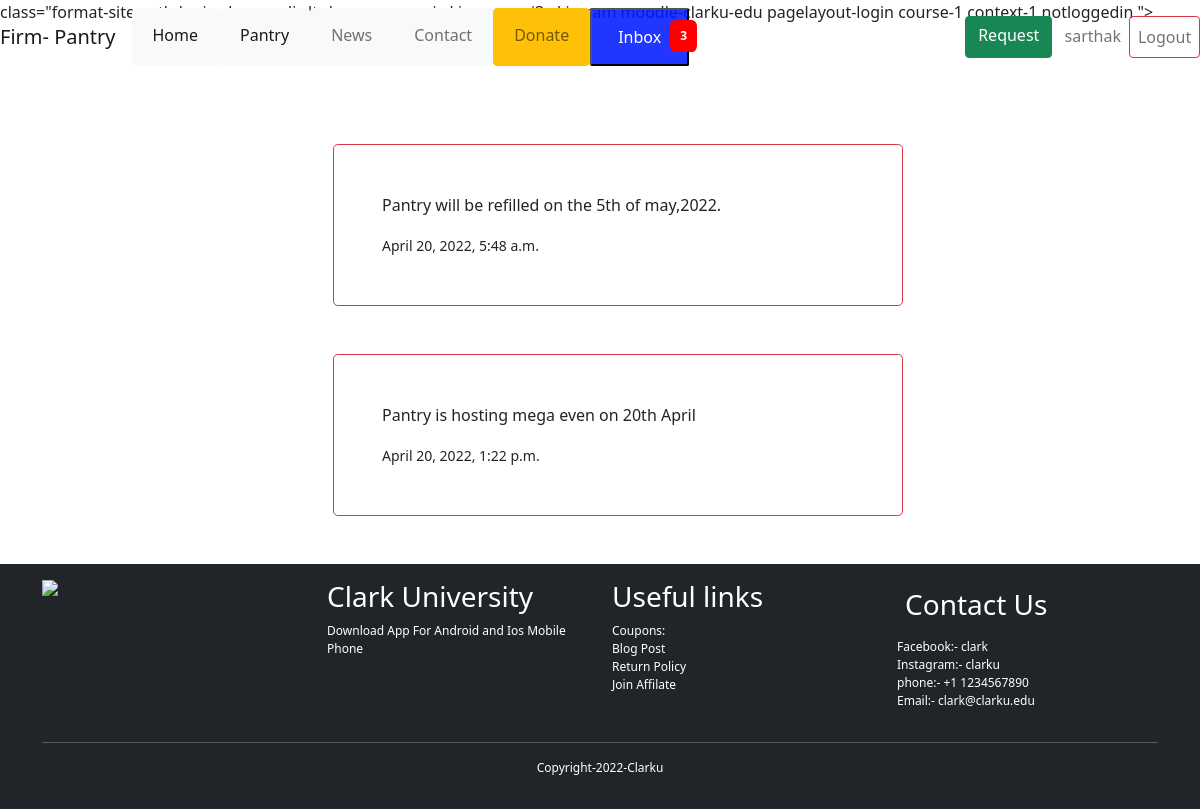
Page /update/ (signed in) on the committed database.
### shelf/models.py (models this page shows)
class Update(models.Model):
	message = models.CharField(max_length=200, null=True)
	date_created = models.DateTimeField(auto_now_add=True, null=True)

### shelf/views.py (the view)
# urls.py: path('update/', views.update, name= 'update'),
def update(request):
	updates= Update.objects.all()
	context={'updates':updates}
	return render(request, 'shelf/update.html', context)

### shelf/templates/shelf/update.html (shortened to what this page needs)
{% extends 'shelf/main.html' %}
{%block content %}
{% for update in updates%}
<div class="container m-5">
	<div class="row">
		<div class="col-md-6 mx-auto border border-danger rounded-3 p-5">
			<p>{{update.message}}</p>
			<small>{{update.date_created}}</small>
		</div>
	</div>
</div>
{% endfor %}
	<div class="row g-3 align-items-center ">
	</div>
{% endblock %}

### shelf/templates/shelf/navbar.html (shortened to what this page needs)
{% load static %}
<head>
	<link rel="stylesheet" type="text/css"
		href="https://moodle.clarku.edu/theme/yui_combo.php?rollup/3.17.2/yui-moodlesimple-min.css" />
	<link rel="stylesheet" type="text/css"
		href="https://moodle.clarku.edu/theme/styles.php/boost/1646829495_1607948647/all" />
	<link rel="stylesheet" type="text/css" href="{% static 'css/bootstrap.min.css' %}" />
</head>
<nav id="page-login-index sticky-top">
	class="format-site path-login chrome dir-ltr lang-en_us yui-skin-sam yui3-skin-sam moodle-clarku-edu
	pagelayout-login course-1 context-1 notloggedin ">
	<div class="fixed-top navbar navbar-light navbar-expand moodle-has-zindex">
		<a href="{% url 'home' %}" class="navbar-brand
                d-none d-sm-inline
                ">
			<span class="site-name d-none d-md-inline"><span class="clarku">Firm</span><span class="pipe">- </span><span
					class="moodle">Pantry</span></span>
		</a>
		<ul class="navbar-nav d-none d-md-flex">
			<li class="nav-item btn btn-light" style="color:black">
				<a class="nav-link active " aria-current="page" href="{% url 'home' %}">Home</a>
			</li>
			<li class="nav-item btn btn-light" style="color:black">
				<a class="nav-link active " aria-current="page" href="{% url 'items' %}">Pantry</a>
			</li>
			<li class="nav-item btn btn-light " style="color:black">
				<a class="nav-link" href="{% url 'update' %}">News</a>
			<li class="nav-item btn btn-light" style="color:black">
				<a class="nav-link " href="{% url 'info' %}">Contact</a>
			</li>
			{% if request.user.is_anonymous %}
			{% else %}
			<li class="btn btn-warning " style="color:black">
				<a class="nav-link" href="{% url 'donate' %}">Donate</a>
			</li>
			<li class="" style="color:black">
				<button class="notification dropdown">
					<span>Inbox</span>
					<span class="badge">3</span>
				</button>
			{% endif %}
			</li>
		</ul>
		<div class="login">
			<ul class="navbar-nav d-none d-md-flex">
				{% if request.user.is_anonymous %}
				<li class="nav-item">
					<span><a class="nav-link" href="{% url 'login' %}">Login/ Sign in</a></span>
				</li>
				{% else %}
				<a href="{% url 'request' %}" class="btn btn-success">Request</a>
				<li class="nav-item">
					<span id="user_name" class="nav-link ">{{request.user}}</span>
				</li>
				<li class="nav-item">
					<span class="logout"><a class=" nav-link btn btn-outline-danger"
							href="{% url 'logout' %}">Logout</a></span>
				</li>
				{% endif %}
			</ul>
		</div>
	</div>
</nav>
<br><br><br>

### shelf/templates/shelf/navbar.html (style rules this page uses)
.login { margin-left: 23%; }
.notification { background-color: #001affde; color: white; text-decoration: none; padding: 15px 26px; position: relative; display: inline-block; border-radius: 2px; }
.notification .badge { position: absolute; top: 10px; right: -10px; padding: 10px 10px; border-radius: 20%; background: red; color: white; }

### rows in the picture
Update: message "Pantry will be refilled on the 5th of may,2022.", date_created "April 20, 2022, 5:48 a.m."
Update: message "Pantry is hosting mega even on 20th April", date_created "April 20, 2022, 1:22 p.m."

### other values in the picture
{{ request.user }} "sarthak"
